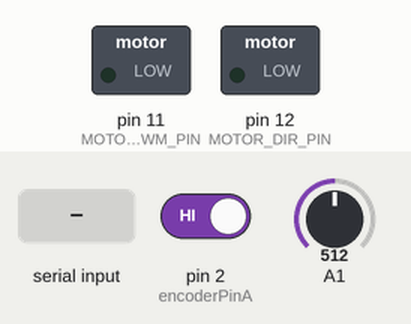
Recording of a sketch running on a simulated Arduino Uno, built with avr-gcc and run on an emulated ATmega328P. Parts: switched loads named in the sketch (green lamp = pin HIGH). The test bench sets the inputs (shaded band); at power-on: pin 2 (encoderPinA) HIGH, A1 = 512. What the sketch prints to the serial monitor is not drawn.

Above: at 1.2 s.
1.3 s: "90:45\n" received over Serial
At 2.2 s:
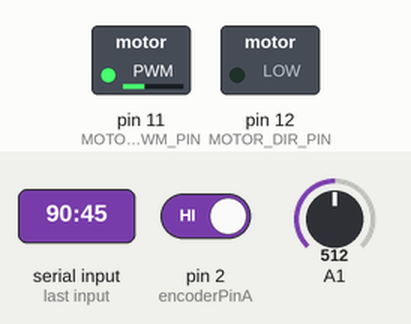
2.8 s: "30:150\n" received over Serial
At 3.4 s:
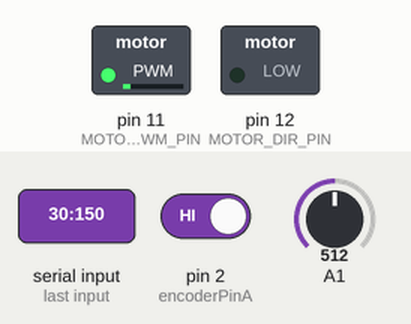
4.3 s: "200\n" received over Serial
At 5.5 s:
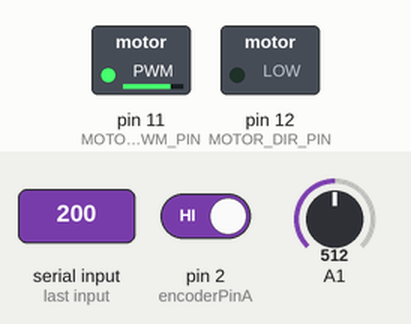
5.8 s: "90\n" received over Serial
At 6.8 s:
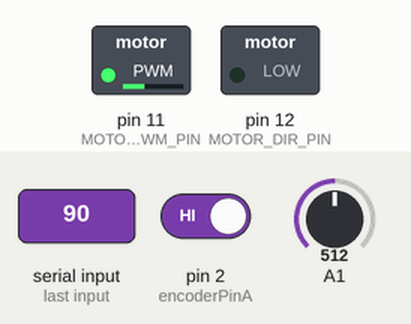
Timing chart, 0 to 8.3 s (numbered marks = the images above; inputs shaded):
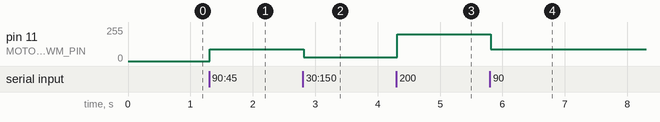

The sketch:

PID_CPS_time_delay.ino
```cpp
// ================== Arduino — RPi 통신 + 20ms 액츄에이터 지연 + 30ms 루프 ==================
#include <Arduino.h>
#include <math.h>

// ---------------- 핀 설정 ----------------
const int MOTOR_DIR_PIN = 12;
const int MOTOR_PWM_PIN = 11;

const int encoderPinA   = 2;   // 인터럽트 핀 (A상)
const int encoderPinB   = 7;   // B상

volatile long encoderCount = 0;

// ---------------- 센서/보정 상수 ----------------
float  ADCvalue      = 0.0f;
float  currentAngle  = 0.0f;
const float ADCmin   = 104.0f;
const float ADCmax   = 919.0f;
const float ANGLE_OFFSET = 77.3 -1.73 + 34.0 -1.0; // 사용하신 오프셋

// ---------------- 타겟 ----------------
double targetAngle    = 0.0;
double targetPosition = 0.0;

// ---------------- 출력(y) / 입력(u) ----------------
double y[2] = {0.0, 0.0};  // y[0]=angleError, y[1]=positionError
double u_latest = 0.0;     // 가장 최근에 수신한 u
double u_applied = 0.0;    // 이번 스텝에 실제로 적용할 u

// ---------------- 타이밍 ----------------
unsigned long lastControlTime           = 0;
const unsigned long controlIntervalMs   = 30; // 전체 제어 주기 30ms
const unsigned long actuationDelayMs    = 20; // 액츄에이터 지연 20ms

bool isRunning = true;

// ---------------- 유틸 ----------------
inline float getCartDistanceM() {
  // 엔코더 255 CPR 가정
  return (encoderCount * 2.0f * PI) / 255.0f;
}

void moveMotor(int pwm, bool forward) {
  digitalWrite(MOTOR_DIR_PIN, forward ? HIGH : LOW);
  analogWrite(MOTOR_PWM_PIN, pwm);
}

void stopMotor() {
  analogWrite(MOTOR_PWM_PIN, 0);
}

// ---------------- 엔코더 ISR ----------------
void updateEncoder() {
  bool A = digitalRead(encoderPinA);
  bool B = digitalRead(encoderPinB);
  if (A == B) encoderCount++;
  else        encoderCount--;
}

// ---------------- 시리얼 수신(u) 파싱 ----------------
// 라즈베리에서 '\n'으로 끝나는 실수 문자열 전송 가정
bool tryReadU(double &u_out) {
  static char buf[16];
  static byte idx = 0;
  while (Serial.available() > 0) {
    char c = Serial.read();
    if (c == '\n' || c == '\r') {
      buf[idx] = '\0';
      idx = 0;
      u_out = atof(buf);
      return true;
    }
    if (idx < sizeof(buf) - 1) buf[idx++] = c;
  }
  return false;
}

// ---------------- 설정 ----------------
void setup() {
  Serial.begin(115200);

  pinMode(MOTOR_DIR_PIN, OUTPUT);
  pinMode(MOTOR_PWM_PIN, OUTPUT);

  pinMode(encoderPinA, INPUT_PULLUP);
  pinMode(encoderPinB, INPUT_PULLUP);
  attachInterrupt(digitalPinToInterrupt(encoderPinA), updateEncoder, CHANGE);

  Serial.println("Arduino ready. (30ms loop / 20ms actuation delay)");
  Serial.println("Commands: r(run/stop toggle), angle:<deg>, pos:<m>");
}

// ---------------- 메인 루프 ----------------
void loop() {
  // -------- 시리얼 명령 처리 --------
  // 숫자(u) 라인을 먹어버리지 않도록: '알파벳으로 시작하는 라인'만 명령으로 처리
  while (Serial.available() > 0) {
    int c = Serial.peek();
    if (c == 'r' || c == 'R') {              // 단일 토글
      Serial.read(); // 소비
      isRunning = !isRunning;
      if (!isRunning) {
        stopMotor();
        encoderCount = 0;
        u_applied = 0.0;
      }
      Serial.println(isRunning ? "System RUNNING." : "System STOPPED.");
      continue;
    } else if ((c >= 'A' && c <= 'Z') || (c >= 'a' && c <= 'z')) {
      // 알파벳으로 시작 → 명령 라인 처리
      String line = Serial.readStringUntil('\n');
      line.trim();
      if (line.length() == 0) continue;

      line.toLowerCase();
      int colon = line.indexOf(':');
      if (colon > 0) {
        String key = line.substring(0, colon);
        String val = line.substring(colon + 1);
        double d = val.toFloat();

        if (key == "angle") {
          targetAngle = d;
          Serial.print("targetAngle set to "); Serial.println(targetAngle, 6);
        } else if (key == "pos" || key == "position") {
          targetPosition = d;
          Serial.print("targetPosition set to "); Serial.println(targetPosition, 6);
        }
      }
      // 알파벳이지만 콜론 없는 라인은 무시
    } else {
      // 숫자/부호/공백으로 시작 → 라즈베리의 u 일 가능성 큼 → 건드리지 않음
      break;
    }
  }

  // -------- 제어 루프(30ms) --------
  if (isRunning) {
    unsigned long now = millis();
    if (now - lastControlTime >= controlIntervalMs) {
      lastControlTime += controlIntervalMs;

      // 1) ADC -> 각도
      ADCvalue = analogRead(A1);
      currentAngle = (ADCvalue - ADCmin) * 360.0f / (ADCmax - ADCmin);
      currentAngle = constrain(currentAngle, 0.0f, 360.0f);

      // 오프셋 보정
      currentAngle += ANGLE_OFFSET;
      if (currentAngle < 0.0f)   currentAngle += 360.0f;
      if (currentAngle >= 360.0f) currentAngle -= 360.0f;

      // -180 ~ +180 변환
      float relativeAngle = currentAngle;
      if (relativeAngle > 180.0f) relativeAngle -= 360.0f;

      // 2) 오차 계산
      double angleError    = (double)targetAngle    - (double)relativeAngle;
      double positionError = (double)targetPosition - (double)getCartDistanceM();

      y[0] = angleError;
      y[1] = positionError;

      // 3) y 송신: "y0,y1\n"
      Serial.print(y[0], 6);
      Serial.print(",");
      Serial.println(y[1], 6);

      // 4) 액츄에이터 지연 20ms 동안 u 수신 폴링 (최신값으로 갱신)
      unsigned long t_start = millis();
      double u_tmp;
      while (millis() - t_start < actuationDelayMs) {
        if (tryReadU(u_tmp)) {
          u_latest = u_tmp; // 최신 u 갱신
        }
        delayMicroseconds(300);
      }

      // 5) 적용할 u 결정 및 모터 구동(네거티브 피드백)
      u_applied = u_latest;
      double u_cmd = -u_applied; // 네거티브 피드백
      int pwmValue = constrain((int)fabs(u_cmd), 0, 255);
      bool forward = (u_cmd > 0.0);
      moveMotor(pwmValue, forward);
    }
  }
}
```

Measured:
- after the input at 1.3 s, pin 11 (MOTOR_PWM_PIN): 0/255 → 90/255 at once
- after the input at 2.8 s, pin 11 (MOTOR_PWM_PIN): 90/255 → 30/255 at once
- after the input at 4.3 s, pin 11 (MOTOR_PWM_PIN): 30/255 → 200/255 at once
- after the input at 5.8 s, pin 11 (MOTOR_PWM_PIN): 200/255 → 90/255 at once
